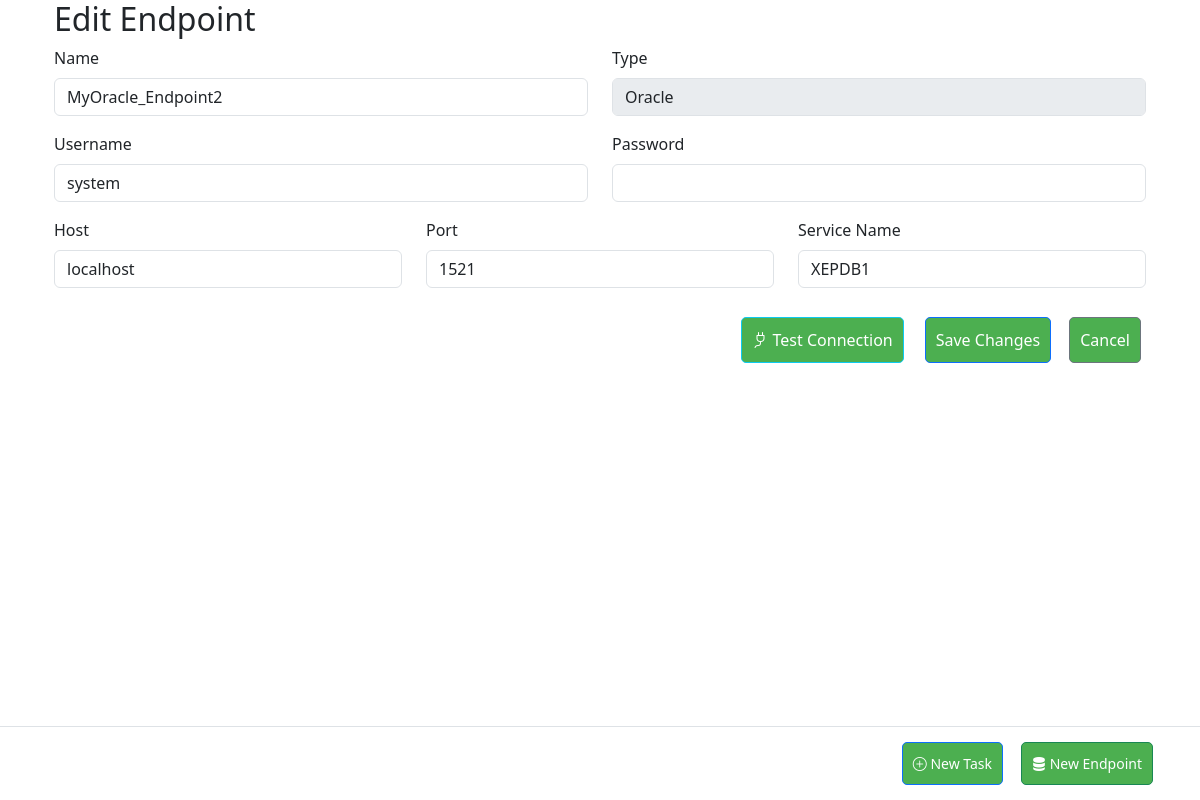
Screenshot of /endpoint/edit/2 with the database file from the repository.
### app/models/endpoint.py (models this page shows, shortened)
class Endpoint(db.Model):
    id = db.Column(db.Integer, primary_key=True)
    name = db.Column(db.String(100), unique=True, nullable=False)
    type = db.Column(db.String(20), nullable=False)
    username = db.Column(db.String(50))  # Add this
    password = db.Column(db.String(100))  # Add this
    host = db.Column(db.String(120))
    port = db.Column(db.Integer)
    service_name = db.Column(db.String(50))
    dataset = db.Column(db.String(100))
    credentials_json = db.Column(db.Text)
    database = db.Column(db.String(100))
    created_at = db.Column(db.DateTime, default=datetime.utcnow)

### app/web/routes.py (the view, shortened to what this page needs)
@bp.route('/endpoint/edit/<int:endpoint_id>', methods=['GET', 'POST'])
def edit_endpoint(endpoint_id):
    endpoint = Endpoint.query.get_or_404(endpoint_id)
    form = EndpointForm(obj=endpoint)
    return render_template('edit_endpoint.html', form=form, endpoint=endpoint)

### app/forms.py
class EndpointForm(FlaskForm):
    name = StringField('Name', validators=[DataRequired()])
    type = SelectField('Type', choices=[
        ('oracle', 'Oracle'),
        ('mysql', 'MySQL'),
        ('bigquery', 'BigQuery')
    ], validators=[DataRequired()])
    host = StringField('Host')
    port = IntegerField('Port')
    service_name = StringField('Service Name')
    database = StringField('Database')
    username = StringField('Username')
    password = PasswordField('Password')
    dataset = StringField('Dataset')
    credentials_json = TextAreaField('Credentials JSON')
    submit = SubmitField('Save')

### app/web/templates/edit_endpoint.html (shortened to what this page needs)
{% extends "base.html" %}
{% block content %}
<div class="container">
    <h2>Edit Endpoint</h2>
    <form method="POST" id="endpoint-form">
        <div class="row mb-3">
            <div class="col-md-6">
                {{ form.name.label(class="form-label") }}
                {{ form.name(class="form-control") }}
            </div>
            <div class="col-md-6">
                {{ form.type.label(class="form-label") }}
                {{ form.type(class="form-control", disabled=true) }}
            </div>
        </div>
        <div class="row mb-3">
            <div class="col-md-6">
                {{ form.username.label(class="form-label") }}
                {{ form.username(class="form-control") }}
            </div>
            <div class="col-md-6">
                {{ form.password.label(class="form-label") }}
                {{ form.password(class="form-control") }}
            </div>
        </div>
        {% if endpoint.type == 'oracle' %}
        <div class="row mb-3">
            <div class="col-md-4">
                {{ form.host.label(class="form-label") }}
                {{ form.host(class="form-control") }}
            </div>
            <div class="col-md-4">
                {{ form.port.label(class="form-label") }}
                {{ form.port(class="form-control") }}
            </div>
            <div class="col-md-4">
                {{ form.service_name.label(class="form-label") }}
                {{ form.service_name(class="form-control") }}
            </div>
        </div>
        {% endif %}
        <div class="mt-4 d-grid gap-2 d-md-flex justify-content-md-end">
            <button type="button" class="btn btn-info me-md-2" onclick="testConnection()">
                <i class="bi bi-plug"></i> Test Connection
            </button>
            <button type="submit" class="btn btn-primary">
                Save Changes
            </button>
            <a href="{{ url_for('web.dashboard') }}" class="btn btn-secondary">Cancel</a>
        </div>
    </form>
</div>
{% endblock %}

### app/static/css/dashboard.css (style rules this page uses)
.btn { background: #4CAF50; color: white; padding: 10px; border-radius: 5px; text-decoration: none; margin: 5px; }

### app/web/templates/base.html (style rules this page uses)
body { padding-bottom: 70px; }

### rows the page displays
Endpoint: name "MyOracle_Endpoint2", type "Oracle", username "system", host "localhost", port "1521", service_name "XEPDB1"
